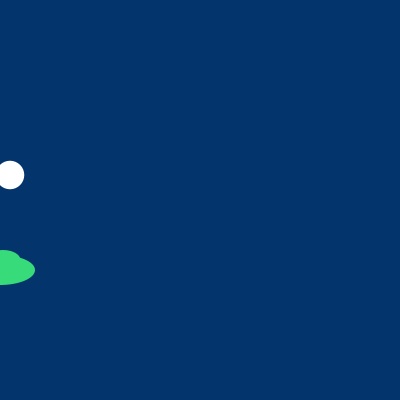
Frame 1 (no input)
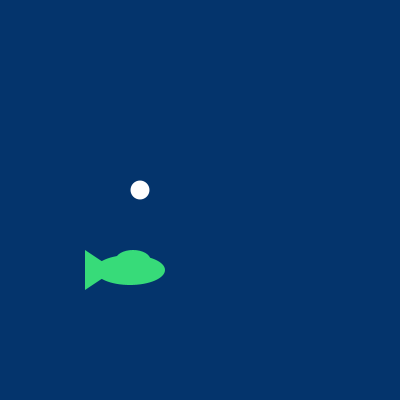
Frame 60 (the mouse pressed at the canvas centre just before this capture)
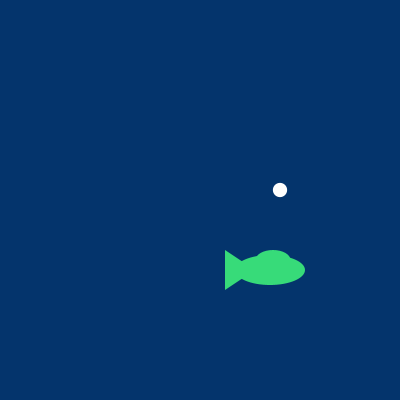
Frame 120 (the mouse held since frame 60 and released just before this capture)

The Processing sketch that drew these frames (run headless with seeded random() and noise(); from frame 60 on, the mouse is pressed at the canvas centre):

// Processing sketch: processing_60741
// ── processing_60741.pde

int x=0;
int y=175;
int jump=15;
int speed=10;


void setup() {
  size(400,400);
  background(#04346C);
  noStroke();
}


void draw() {
  frameRate(30);
  fish();
  bubbles();
}


void fish() {
  background(#04346C);
  fill(#37DB79);
  ellipse(x,270,70,30);
  x=x+speed;
  triangle(x-55,250,x-55,290,x-25,270);
  ellipse(x-7,260,35,20);
  if(x>450){
    x=0;
  }
}

void bubbles() {
float p=random(250);
float r=random(400);
float n=random(30);
  fill(255);
  ellipse(x,y,n,n);
  y=y-jump;
  if(y<175){
    y=220;
  }
}
  
